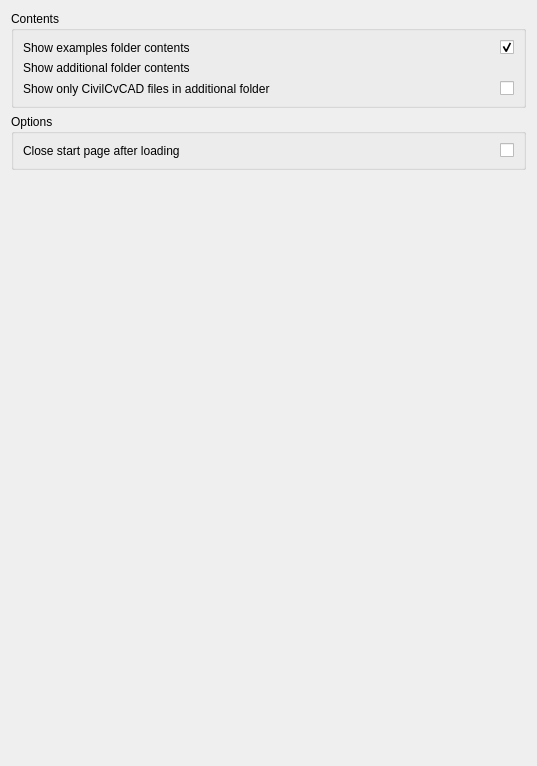
<?xml version="1.0" encoding="UTF-8"?>
<ui version="4.0">
 <class>DlgStartPreferences</class>
 <widget class="QWidget" name="DlgStartPreferences">
  <property name="geometry">
   <rect>
    <x>0</x>
    <y>0</y>
    <width>537</width>
    <height>766</height>
   </rect>
  </property>
  <property name="windowTitle">
   <string>General</string>
  </property>
  <layout class="QVBoxLayout" name="verticalLayout">
   <item>
    <widget class="QGroupBox" name="groupBoxContents">
     <property name="title">
      <string>Contents</string>
     </property>
     <layout class="QGridLayout" name="gridLayout_2">
      <item row="2" column="0">
       <widget class="QLabel" name="labelShowOnlyFCStd">
        <property name="text">
         <string>Show only CivilCvCAD files in additional folder</string>
        </property>
       </widget>
      </item>
      <item row="0" column="0">
       <widget class="QLabel" name="label_9">
        <property name="text">
         <string>Show examples folder contents</string>
        </property>
       </widget>
      </item>
      <item row="1" column="0">
       <widget class="QLabel" name="labelCustomFolder">
        <property name="text">
         <string>Show additional folder contents</string>
        </property>
       </widget>
      </item>
      <item row="1" column="1">
       <widget class="Gui::PrefFileChooser" name="fileChooserCustomFolder" native="true">
        <property name="toolTip">
         <string>An optional custom folder to be displayed on the Start page.
Multiple folders can be added using &quot;;;&quot; to separate paths.</string>
        </property>
        <property name="mode">
         <enum>Gui::FileChooser::Directory</enum>
        </property>
        <property name="prefEntry" stdset="0">
         <cstring>CustomFolder</cstring>
        </property>
        <property name="prefPath" stdset="0">
         <cstring>Mod/Start</cstring>
        </property>
       </widget>
      </item>
      <item row="0" column="1">
       <widget class="Gui::PrefCheckBox" name="checkBoxShowExamples">
        <property name="toolTip">
         <string>Shows example files on the start page</string>
        </property>
        <property name="layoutDirection">
         <enum>Qt::RightToLeft</enum>
        </property>
        <property name="text">
         <string/>
        </property>
        <property name="checked">
         <bool>true</bool>
        </property>
        <property name="prefEntry" stdset="0">
         <cstring>ShowExamples</cstring>
        </property>
        <property name="prefPath" stdset="0">
         <cstring>Mod/Start</cstring>
        </property>
       </widget>
      </item>
      <item row="2" column="1">
       <widget class="Gui::PrefCheckBox" name="checkBoxShowOnlyFCStd">
        <property name="toolTip">
         <string>Show only CivilCvCAD files in additional folder</string>
        </property>
        <property name="layoutDirection">
         <enum>Qt::RightToLeft</enum>
        </property>
        <property name="text">
         <string/>
        </property>
        <property name="prefEntry" stdset="0">
         <cstring>ShowOnlyFCStd</cstring>
        </property>
        <property name="prefPath" stdset="0">
         <cstring>Mod/Start</cstring>
        </property>
       </widget>
      </item>
     </layout>
    </widget>
   </item>
   <item>
    <widget class="QGroupBox" name="groupBoxOptions">
     <property name="title">
      <string>Options</string>
     </property>
     <layout class="QGridLayout" name="gridLayout_3">
      <item row="0" column="1">
       <widget class="Gui::PrefCheckBox" name="checkBoxCloseAfterLoading">
        <property name="toolTip">
         <string>The start page is closed automatically when CivilCvCAD launches</string>
        </property>
        <property name="layoutDirection">
         <enum>Qt::RightToLeft</enum>
        </property>
        <property name="text">
         <string/>
        </property>
        <property name="prefEntry" stdset="0">
         <cstring>closeStart</cstring>
        </property>
        <property name="prefPath" stdset="0">
         <cstring>Mod/Start</cstring>
        </property>
       </widget>
      </item>
      <item row="0" column="0">
       <widget class="QLabel" name="label_11">
        <property name="text">
         <string>Close start page after loading</string>
        </property>
       </widget>
      </item>
     </layout>
    </widget>
   </item>
   <item>
    <spacer name="verticalSpacer">
     <property name="orientation">
      <enum>Qt::Vertical</enum>
     </property>
     <property name="sizeHint" stdset="0">
      <size>
       <width>20</width>
       <height>40</height>
      </size>
     </property>
    </spacer>
   </item>
  </layout>
 </widget>
 <customwidgets>
  <customwidget>
   <class>Gui::FileChooser</class>
   <extends>QWidget</extends>
   <header>Gui/FileDialog.h</header>
  </customwidget>
  <customwidget>
   <class>Gui::PrefFileChooser</class>
   <extends>Gui::FileChooser</extends>
   <header>Gui/PrefWidgets.h</header>
  </customwidget>
  <customwidget>
   <class>Gui::PrefCheckBox</class>
   <extends>QCheckBox</extends>
   <header>Gui/PrefWidgets.h</header>
  </customwidget>
 </customwidgets>
 <resources/>
 <connections/>
</ui>
